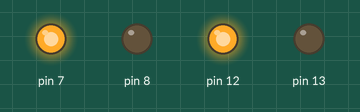
Simulated run of this sketch. Board: Arduino Uno, built with avr-gcc and run on an emulated ATmega328P. Parts: output pins drawn as LEDs (lit = HIGH).

Above: at 0.1 s.
Timing chart, 0 to 1.6 s (numbered marks = the images above):
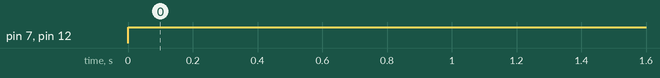

The sketch:

robot_base1.ino
```cpp
// C++ code
//
int Motor = 0;

int counter;

void setup()
{
  pinMode(13, OUTPUT);
  pinMode(12, OUTPUT);
  pinMode(8, OUTPUT);
  pinMode(7, OUTPUT);
}

void loop()
{
  for (counter = 0; counter < 10; ++counter) {
    digitalWrite(13, LOW);
    digitalWrite(12, HIGH);
    digitalWrite(8, LOW);
    digitalWrite(7, HIGH);
  }
  delay(10); // Delay a little bit to improve simulation performance
}
```

Measured:
- by itself, pin 7, pin 12: LOW → HIGH at 0.00 s
